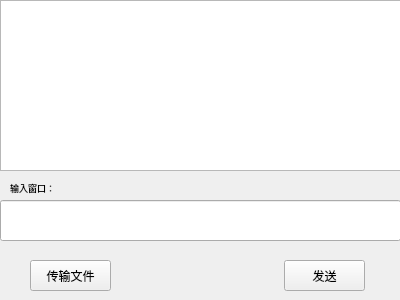
<?xml version="1.0" encoding="UTF-8"?>
<ui version="4.0">
 <class>PrivateChat</class>
 <widget class="QWidget" name="PrivateChat">
  <property name="geometry">
   <rect>
    <x>0</x>
    <y>0</y>
    <width>400</width>
    <height>300</height>
   </rect>
  </property>
  <property name="windowTitle">
   <string>Form</string>
  </property>
  <widget class="QTextEdit" name="textEdit">
   <property name="geometry">
    <rect>
     <x>0</x>
     <y>0</y>
     <width>401</width>
     <height>171</height>
    </rect>
   </property>
  </widget>
  <widget class="QLineEdit" name="lineEdit">
   <property name="geometry">
    <rect>
     <x>0</x>
     <y>200</y>
     <width>401</width>
     <height>41</height>
    </rect>
   </property>
  </widget>
  <widget class="QPushButton" name="sendButton">
   <property name="geometry">
    <rect>
     <x>284</x>
     <y>260</y>
     <width>81</width>
     <height>31</height>
    </rect>
   </property>
   <property name="text">
    <string>发送</string>
   </property>
  </widget>
  <widget class="QPushButton" name="fileButton">
   <property name="geometry">
    <rect>
     <x>30</x>
     <y>260</y>
     <width>81</width>
     <height>31</height>
    </rect>
   </property>
   <property name="text">
    <string>传输文件</string>
   </property>
  </widget>
  <widget class="QLabel" name="label">
   <property name="geometry">
    <rect>
     <x>10</x>
     <y>180</y>
     <width>161</width>
     <height>16</height>
    </rect>
   </property>
   <property name="text">
    <string>&lt;html&gt;&lt;head/&gt;&lt;body&gt;&lt;p&gt;&lt;span style=&quot; font-size:7pt;&quot;&gt;输入窗口：&lt;/span&gt;&lt;/p&gt;&lt;/body&gt;&lt;/html&gt;</string>
   </property>
  </widget>
 </widget>
 <resources/>
 <connections/>
</ui>
